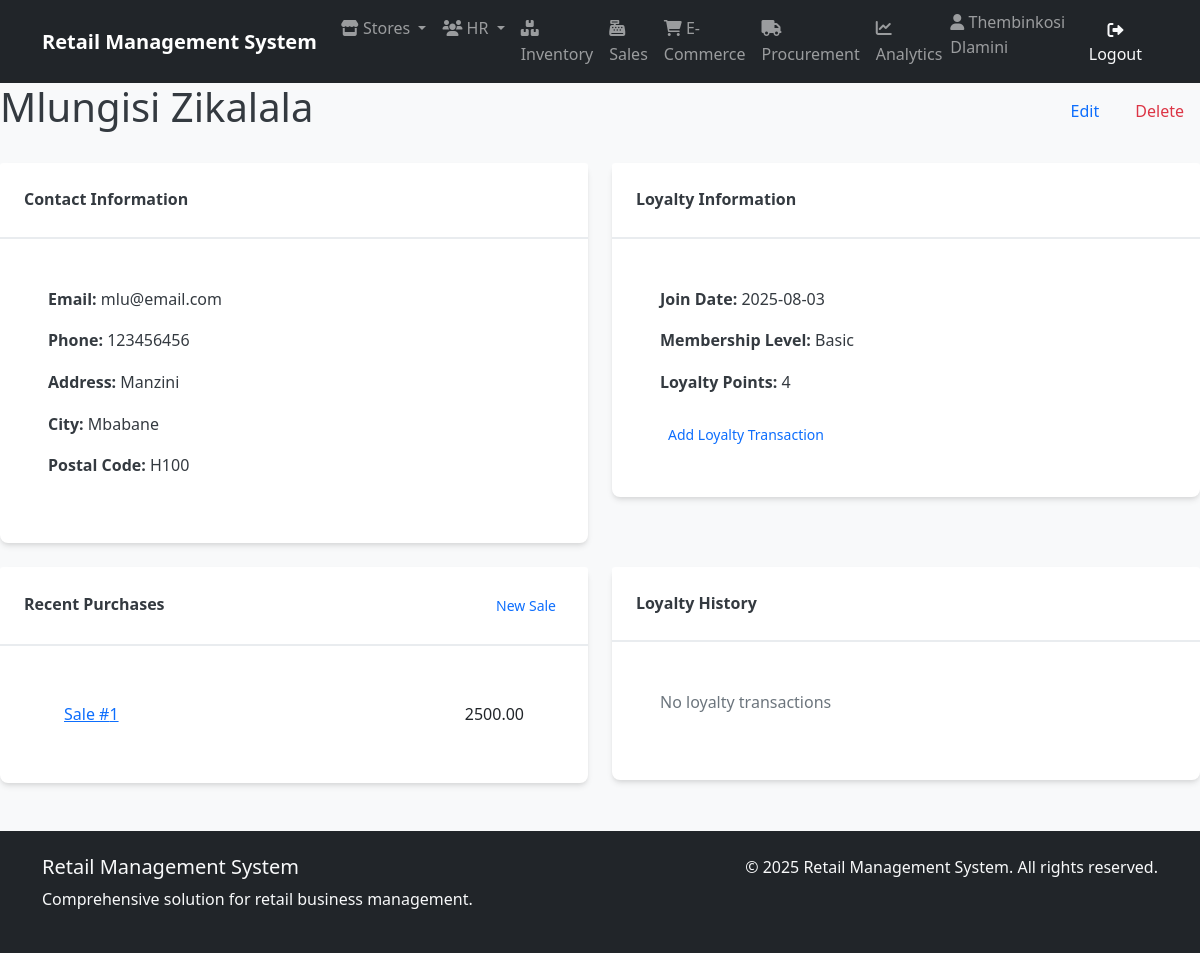
Page /sales/customers/1/ (signed in) on the committed database.
### human_resources/models.py (models this page shows, shortened)
class Employee(AbstractUser):
    employee_id = models.AutoField(primary_key=True)
    first_name = models.CharField(_("first name"), max_length=50, blank=False)
    last_name = models.CharField(_("last name"), max_length=50, blank=False)
    email = models.EmailField(_("email address"), unique=True)  # Uncommented and made unique
    phone = models.CharField(_("phone number"), max_length=20, blank=True, null=True)
    hire_date = models.DateField(_("hire date"), blank=True, null=True)
    position = models.CharField(_("position"), max_length=50, blank=True)
    salary = models.DecimalField(
        _("salary"),
        max_digits=10,
        decimal_places=2,
        blank=True,
        null=True
    )
    department = models.ForeignKey(
        'store_management.Department',
        on_delete=models.SET_NULL,
        null=True,
        blank=True,
        related_name='employees',
        verbose_name=_("department")
    )
    username = models.CharField(
        max_length=150,
        unique=True,
        verbose_name='username'
    )
    store = models.ForeignKey(
        'store_management.Store',
        on_delete=models.SET_NULL,
        null=True,       # Add this
        blank=True,      # Add this
        verbose_name='Assigned Store'
    )
    manager = models.ForeignKey(
        'self',
        on_delete=models.SET_NULL,
        null=True,
        blank=True,
        related_name='subordinates',
        verbose_name=_("manager")
    )
    created_at = models.DateTimeField(auto_now_add=True)
    updated_at = models.DateTimeField(auto_now=True)
    class Meta:
        db_table = 'human_resources_employee'
        verbose_name = _("employee")
        verbose_name_plural = _("employees")
        ordering = ['last_name', 'first_name']
        permissions = [
            ("view_store_dashboard", "Can view store management dashboard"),
            ("manage_store_settings", "Can modify store configuration and settings"),
            ("manage_departments", "Can create/edit/delete store departments"),
            ("access_inventory", "Can access inventory management system"),
            ("view_inventory", "Can view inventory items and stock levels"),
            ("edit_inventory", "Can modify inventory items and quantities"),
            ("manage_inventory_categories", "Can organize inventory categories"),
            ("perform_inventory_audit", "Can conduct physical inventory counts"),
            ("process_sales", "Can process in-store sales transactions"),
            ("void_sales", "Can void/completely cancel sales transactions"),
            ("manage_sales_promotions", "Can configure sales promotions/discounts"),
            ("view_sales_reports", "Can access sales performance reports"),
            ("create_purchase_orders", "Can generate new procurement orders"),
            ("approve_purchase_orders", "Can authorize procurement requests"),
            ("manage_suppliers", "Can maintain supplier/vendor records"),
            ("receive_stock", "Can process received shipments"),
            ("view_employee_directory", "Can access employee contact information"),
            ("manage_employee_records", "Can maintain HR records (excluding sensitive data)"),
            ("access_hr_reports", "Can view HR analytics and reports"),
            ("manage_recruitment", "Can handle hiring processes"),
            ("manage_online_listings", "Can maintain e-commerce product listings"),
            ("process_online_orders", "Can fulfill e-commerce purchases"),
            ("handle_customer_portals", "Can manage customer account portals"),
            ("view_web_analytics", "Can access e-commerce traffic/revenue reports"),
            ("generate_financial_reports", "Can create financial statements"),
            ("export_data_reports", "Can export datasets for external analysis"),
            ("access_executive_dashboards", "Can view strategic business dashboards"),
            ("schedule_automated_reports", "Can configure report automation"),
            ("override_inventory_checks", "Can bypass inventory validation rules"),
            ("access_audit_logs", "Can view system audit trails"),
            ("manage_api_integrations", "Can configure system integrations")
        ]

### sales/models.py (models this page shows, shortened)
class Customer(models.Model):
    MEMBERSHIP_CHOICES = [
        ('basic', 'Basic'),
        ('silver', 'Silver'),
        ('gold', 'Gold'),
        ('platinum', 'Platinum'),
    ]
    first_name = models.CharField(max_length=50, verbose_name="First Name")
    last_name = models.CharField(max_length=50, verbose_name="Last Name")
    email = models.EmailField(max_length=100, unique=True, blank=True, null=True)
    phone = models.CharField(max_length=20, blank=True, null=True)
    address = models.CharField(max_length=200, blank=True, null=True)
    city = models.CharField(max_length=50, blank=True, null=True)
    postal_code = models.CharField(max_length=20, blank=True, null=True)
    join_date = models.DateField(blank=True, null=True)
    loyalty_points = models.IntegerField(default=0)
    membership_level = models.CharField(
        max_length=20,
        choices=MEMBERSHIP_CHOICES,
        default='basic'
    )
    created_at = models.DateTimeField(default=timezone.now)
    updated_at = models.DateTimeField(auto_now=True)
    class Meta:
        verbose_name = "Customer"
        verbose_name_plural = "Customers"

class Sale(models.Model):
    PAYMENT_METHOD_CHOICES = [
        ('cash', 'Cash'),
        ('credit_card', 'Credit Card'),
        ('debit_card', 'Debit Card'),
        ('digital_wallet', 'Digital Wallet'),
        ('store_credit', 'Store Credit'),
    ]
    store = models.ForeignKey(
        'store_management.Store',
        on_delete=models.PROTECT,
        related_name='sales'
    )
    employee = models.ForeignKey(
        'human_resources.Employee',
        on_delete=models.PROTECT,
        related_name='sales'
    )
    customer = models.ForeignKey(
        Customer,
        on_delete=models.SET_NULL,
        blank=True,
        null=True,
        related_name='purchases'
    )
    sale_date = models.DateTimeField(default=timezone.now)
    total_amount = models.DecimalField(
        max_digits=12,
        decimal_places=2,
        validators=[MinValueValidator(0.01)]
    )
    payment_method = models.CharField(
        max_length=20,
        choices=PAYMENT_METHOD_CHOICES
    )
    discount_amount = models.DecimalField(
        max_digits=10,
        decimal_places=2,
        default=0
    )
    tax_amount = models.DecimalField(
        max_digits=10,
        decimal_places=2,
        default=0
    )
    created_at = models.DateTimeField(default=timezone.now)
    updated_at = models.DateTimeField(auto_now=True)
    class Meta:
        verbose_name = "Sale"
        verbose_name_plural = "Sales"
        ordering = ['-sale_date']

### sales/views.py (the view)
# urls.py: path('customers/<int:pk>/', views.CustomerDetailView.as_view(), name='customer_detail'),
class CustomerDetailView(LoginRequiredMixin, DetailView):
    model = Customer
    template_name = 'sales/customer_detail.html'
    context_object_name = 'customer'
    def get_context_data(self, **kwargs):
        context = super().get_context_data(**kwargs)
        context['purchases'] = self.object.purchases.all().order_by('-sale_date')[:10]
        context['transactions'] = self.object.loyalty_transactions.all().order_by('-transaction_date')[:10]
        return context

### sales/templates/sales/customer_detail.html
{% extends "base.html" %}
{% block content %}
<div class="d-flex justify-content-between align-items-center mb-4">
    <h1>{{ customer.first_name }} {{ customer.last_name }}</h1>
    <div>
        <a href="{% url 'sales:customer_update' customer.pk %}" class="btn btn-outline-primary">Edit</a>
        <a href="{% url 'sales:customer_delete' customer.pk %}" class="btn btn-outline-danger">Delete</a>
    </div>
</div>
<div class="row">
    <div class="col-md-6">
        <div class="card mb-4">
            <div class="card-header">Contact Information</div>
            <div class="card-body">
                <p><strong>Email:</strong> {{ customer.email|default:"-" }}</p>
                <p><strong>Phone:</strong> {{ customer.phone|default:"-" }}</p>
                <p><strong>Address:</strong> {{ customer.address|default:"-" }}</p>
                <p><strong>City:</strong> {{ customer.city|default:"-" }}</p>
                <p><strong>Postal Code:</strong> {{ customer.postal_code|default:"-" }}</p>
            </div>
        </div>
    </div>
    <div class="col-md-6">
        <div class="card mb-4">
            <div class="card-header">Loyalty Information</div>
            <div class="card-body">
                <p><strong>Join Date:</strong> {{ customer.join_date|date:"Y-m-d"|default:"-" }}</p>
                <p><strong>Membership Level:</strong> {{ customer.get_membership_level_display }}</p>
                <p><strong>Loyalty Points:</strong> {{ customer.loyalty_points }}</p>
                <a href="{% url 'sales:loyaltytransaction_create' %}?customer_id={{ customer.pk }}"
                   class="btn btn-sm btn-outline-primary mt-2">
                    Add Loyalty Transaction
                </a>
            </div>
        </div>
    </div>
</div>
<div class="row">
    <div class="col-md-6">
        <div class="card">
            <div class="card-header d-flex justify-content-between align-items-center">
                <span>Recent Purchases</span>
                <a href="{% url 'sales:sale_create' %}?customer_id={{ customer.pk }}"
                   class="btn btn-sm btn-outline-primary">
                    New Sale
                </a>
            </div>
            <div class="card-body">
                {% if purchases %}
                <ul class="list-group list-group-flush">
                    {% for sale in purchases %}
                    <li class="list-group-item d-flex justify-content-between">
                        <a href="{% url 'sales:sale_detail' sale.pk %}">Sale #{{ sale.id }}</a>
                        <span>{{ sale.total_amount|floatformat:2 }}</span>
                    </li>
                    {% endfor %}
                </ul>
                {% else %}
                <p class="text-muted">No recent purchases</p>
                {% endif %}
            </div>
        </div>
    </div>
    <div class="col-md-6">
        <div class="card">
            <div class="card-header">Loyalty History</div>
            <div class="card-body">
                {% if transactions %}
                <ul class="list-group list-group-flush">
                    {% for tx in transactions %}
                    <li class="list-group-item d-flex justify-content-between">
                        <div>
                            {% if tx.sale %}
                            <a href="{% url 'sales:sale_detail' tx.sale.pk %}">Sale #{{ tx.sale.id }}</a>
                            {% else %}
                            Manual Adjustment
                            {% endif %}
                        </div>
                        <div>
                            {% if tx.points_earned %}
                            <span class="text-success">+{{ tx.points_earned }}</span>
                            {% endif %}
                            {% if tx.points_redeemed %}
                            <span class="text-danger">-{{ tx.points_redeemed }}</span>
                            {% endif %}
                        </div>
                    </li>
                    {% endfor %}
                </ul>
                {% else %}
                <p class="text-muted">No loyalty transactions</p>
                {% endif %}
            </div>
        </div>
    </div>
</div>
{% endblock %}

### templates/base.html (shortened to what this page needs)
{% load static %}
<!DOCTYPE html>
<html lang="en">
<head>
    <link href="https://cdn.jsdelivr.net/npm/bootstrap@5.1.3/dist/css/bootstrap.min.css" rel="stylesheet">
    <link rel="stylesheet" href="https://cdnjs.cloudflare.com/ajax/libs/font-awesome/6.0.0/css/all.min.css">
    <link rel="stylesheet" href="{% static 'css/main.css' %}">
</head>
<body>
    <nav class="navbar navbar-expand-lg navbar-dark bg-dark">
        <div class="container">
            <a class="navbar-brand" href="{% url 'dashboards:dashboard' %}">Retail Management System</a>
            <div class="collapse navbar-collapse" id="navbarNav">
                <ul class="navbar-nav me-auto">
                    <li class="nav-item dropdown">
                        <a class="nav-link dropdown-toggle" href="#" id="storeDropdown" role="button" data-bs-toggle="dropdown" aria-expanded="false">
                            <i class="fas fa-store"></i> Stores
                        </a>
                    </li>
                    <li class="nav-item dropdown">
                        <a class="nav-link dropdown-toggle" href="#" id="hrDropdown" role="button" data-bs-toggle="dropdown" aria-expanded="false">
                            <i class="fas fa-users"></i> HR
                        </a>
                    </li>
                    <li class="nav-item">
                        <a class="nav-link" href="{% url 'inventory:product_list' %}">
                            <i class="fas fa-boxes"></i> Inventory
                        </a>
                    </li>
                    <li class="nav-item">
                        <a class="nav-link" href="{% url 'sales:sale_list' %}">
                            <i class="fas fa-cash-register"></i> Sales
                        </a>
                    </li>
                    <li class="nav-item">
                        <a class="nav-link" href="{% url 'e_commerce:order_list' %}">
                            <i class="fas fa-shopping-cart"></i> E-Commerce
                        </a>
                    </li>
                    <li class="nav-item">
                        <a class="nav-link" href="{% url 'procurement:supplier_list' %}">
                            <i class="fas fa-truck"></i> Procurement
                        </a>
                    </li>
                    <li class="nav-item">
                        <a class="nav-link" href="{% url 'analytics:dashboard' %}">
                            <i class="fas fa-chart-line"></i> Analytics
                        </a>
                    </li>
                </ul>
                <ul class="navbar-nav">
                    {% if user.is_authenticated %}
                    <li class="nav-item">
                        <span class="navbar-text me-3">
                            <i class="fas fa-user"></i>
                            {% if user.first_name or user.last_name %}
                                {{ user.first_name }} {{ user.last_name }}
                            {% else %}
                                {{ user.username }}
                            {% endif %}
                        </span>
                    </li>
                    <li class="nav-item">
                        <a class="btn btn-outline-light" href="{% url 'logout' %}">
                            <i class="fas fa-sign-out-alt"></i> Logout
                        </a>
                    </li>
                    {% else %}
                    <li class="nav-item">
                        <a class="btn btn-outline-light" href="{% url 'login' %}">
                            <i class="fas fa-sign-in-alt"></i> Login
                        </a>
                    </li>
                    {% endif %}
                </ul>
            </div>
        </div>
    </nav>
    <main>
        {% block content %}
        {% endblock %}
    </main>
    <footer class="bg-dark text-light mt-5 py-4">
        <div class="container">
            <div class="row">
                <div class="col-md-6">
                    <h5>Retail Management System</h5>
                    <p>Comprehensive solution for retail business management.</p>
                </div>
                <div class="col-md-6 text-md-end">
                    <p>&copy; {% now "Y" %} Retail Management System. All rights reserved.</p>
                </div>
            </div>
        </div>
    </footer>
</body>
</html>

### rows in the picture
Employee: first_name "Thembinkosi", last_name "Dlamini"
Customer: first_name "Mlungisi", last_name "Zikalala", email "mlu@email.com", phone "123456456", address "Manzini", city "Mbabane", postal_code "H100", join_date "2025-08-03", membership_level "Basic", loyalty_points "4"
Sale: id "1", total_amount "2500.00"
